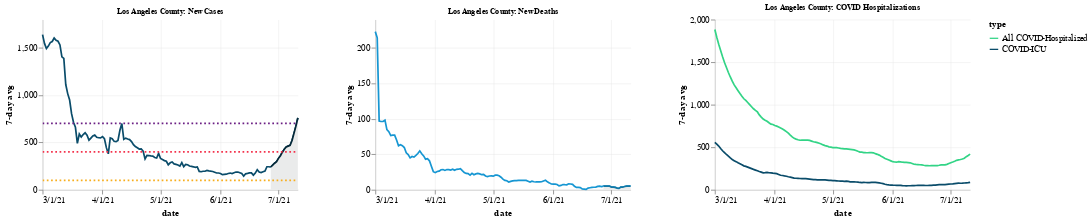
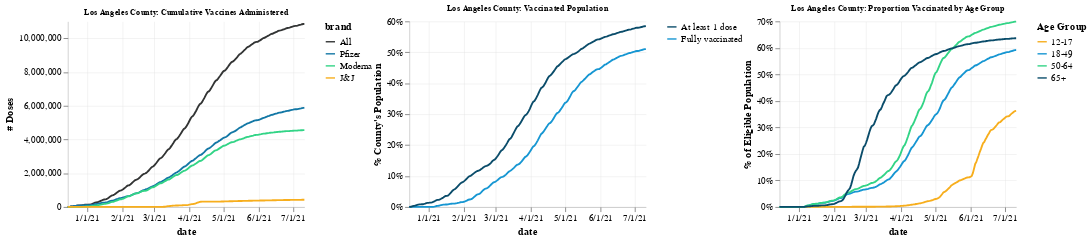
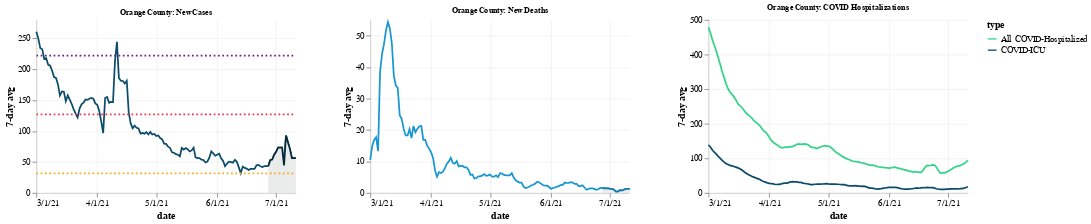
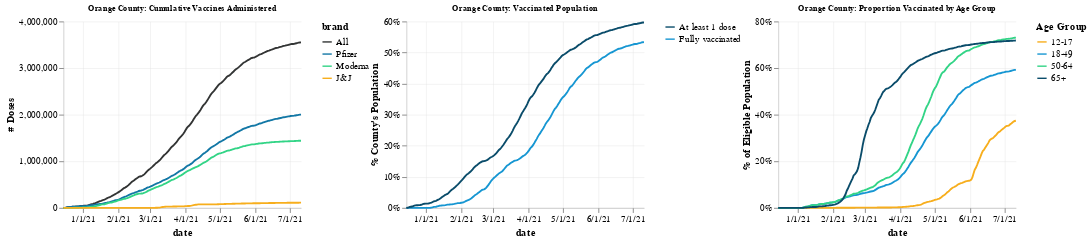

Notebook code cell kept with these figures, in order:
### Markdown cell above
## Counties by Region
<strong>Superior California Region: </strong> [Butte](#Butte), Colusa, 
[El Dorado](#El-Dorado), 
Glenn, 
[Lassen](#Lassen), Modoc, 
[Nevada](#Nevada), 
[Placer](#Placer), Plumas, 
[Sacramento](#Sacramento), 
[Shasta](#Shasta), Sierra, Siskiyou, 
[Sutter](#Sutter), 
[Tehama](#Tehama), 
[Yolo](#Yolo), 
[Yuba](#Yuba)
<br>
<strong>North Coast:</strong> [Del Norte](#Del-Norte), 
[Humboldt](#Humboldt), 
[Lake](#Lake), 
[Mendocino](#Mendocino), 
[Napa](#Napa), 
[Sonoma](#Sonoma), Trinity
<br>
<strong>San Francisco Bay Area:</strong> [Alameda](#Alameda), 
[Contra Costa](#Contra-Costa), 
[Marin](#Marin), 
[San Francisco](#San-Francisco), 
[San Mateo](#San-Mateo), 
[Santa Clara](#Santa-Clara), 
[Solano](#Solano)
<br>
<strong>Northern San Joaquin Valley:</strong> Alpine, Amador, Calaveras, 
[Madera](#Madera), Mariposa, 
[Merced](#Merced), 
Mono, 
[San Joaquin](#San-Joaquin), 
[Stanislaus](#Stanislaus), 
[Tuolumne](#Tuolumne)
<br>
<strong>Central Coast:</strong> [Monterey](#Monterey), 
[San Benito](#San-Benito), 
[San Luis Obispo](#San-Luis-Obispo), 
[Santa Barbara](#Santa-Barbara), 
[Santa Cruz](#Santa-Cruz), 
[Ventura](#Ventura)
<br>
<strong>Southern San Joaquin Valley:</strong> [Fresno](#Fresno), 
Inyo, 
[Kern](#Kern), 
[Kings](#Kings), 
[Tulare](#Tulare)
<br>
<strong>Southern California:</strong> [Los Angeles](#Los-Angeles), 
[Orange](#Orange), 
[Riverside](#Riverside), 
[San Bernardino](#San-Bernardino)
<br>
<strong>San Diego-Imperial:</strong> [Imperial](#Imperial), 
[San Diego](#San-Diego)
<br>
<br>
[**Summary of CA County Severity Map**](#summary)

Note for <i>small values</i>: If the 7-day rolling average of new cases or new deaths is under 10, the 7-day rolling average is listed for the past week, rather than a percent change. Given that it is a rolling average, decimals are possible, and are rounded to 1 decimal place. Similarly for hospitalizations.

### Code cell
#for c in ca_counties:
for c in ["Los Angeles", "Orange"]:
    id_anchor = c.replace(" - ", "-").replace(" ", "-")

    display(HTML(f"<a id={id_anchor}></a>"))
    outbreak_charts, vaccine_charts = plot_charts(jhu, hospitalizations, vaccinations, vaccinations_demog, c)
    outbreak_charts.display()
    vaccine_charts.display()
    display(HTML(
        "<br>"
        "<a href=#counties_by_region>Return to top</a><br>"
    ))

### Figure 1 — Vega-Lite specification as saved in the notebook (floating-point values rounded to 4 significant figures; data arrays with more than 128 entries replaced by an {"elided": "..."} marker saying what was removed)
{"config": {"view": {"continuousWidth": 400, "continuousHeight": 300, "strokeOpacity": 0}, "axis": {"domainOpacity": 0.4, "gridOpacity": 0.4}, "concat": {"spacing": 50}, "title": {"fontSize": 9}}, "hconcat": [{"layer": [{"data": {"name": "data-1156210b250f0a02d7c7a77cb2a3fa0d"}, "mark": {"type": "line", "tooltip": true}, "encoding": {"color": {"value": "#0A4C6A"}, "tooltip": [{"type": "nominal", "field": "county"}, {"type": "temporal", "field": "date", "format": "%-m/%-d/%y"}, {"type": "quantitative", "field": "cases_avg7", "format": ",.2f"}], "x": {"type": "temporal", "axis": {"format": "%-m/%-d/%y"}, "field": "date2", "title": "date"}, "y": {"type": "quantitative", "field": "cases_avg7", "title": "7-day avg"}}}, {"data": {"name": "data-52c1ba4df9db0b59b7c0bacab553e1b4"}, "mark": "area", "encoding": {"color": {"value": "#EAEBEB"}, "x": {"type": "temporal", "axis": {"format": "%-m/%-d/%y"}, "field": "date2", "title": "date"}, "y": {"type": "quantitative", "field": "cases_avg7", "title": "7-day avg"}}}, {"data": {"name": "data-52c1ba4df9db0b59b7c0bacab553e1b4"}, "mark": "line", "encoding": {"color": {"value": "#052838"}, "x": {"type": "temporal", "axis": {"format": "%-m/%-d/%y"}, "field": "date2", "title": "date"}, "y": {"type": "quantitative", "field": "cases_avg7", "title": "7-day avg"}}}, {"data": {"name": "data-1156210b250f0a02d7c7a77cb2a3fa0d"}, "mark": {"type": "line", "clip": true, "strokeDash": [2, 3], "tooltip": true}, "encoding": {"color": {"value": "#F7AE1D"}, "tooltip": {"type": "quantitative", "field": "tier1_case_cutoff", "format": ",.2f"}, "x": {"type": "temporal", "axis": {"format": "%-m/%-d/%y"}, "field": "date2", "title": "date"}, "y": {"type": "quantitative", "field": "tier1_case_cutoff"}}}, {"data": {"name": "data-1156210b250f0a02d7c7a77cb2a3fa0d"}, "mark": {"type": "line", "clip": true, "strokeDash": [2, 3], "tooltip": true}, "encoding": {"color": {"value": "#F3324C"}, "tooltip": {"type": "quantitative", "field": "tier2_case_cutoff", "format": ",.2f"}, "x": {"type": "temporal", "axis": {"format": "%-m/%-d/%y"}, "field": "date2", "title": "date"}, "y": {"type": "quantitative", "field": "tier2_case_cutoff"}}}, {"data": {"name": "data-1156210b250f0a02d7c7a77cb2a3fa0d"}, "mark": {"type": "line", "clip": true, "strokeDash": [2, 3], "tooltip": true}, "encoding": {"color": {"value": "#6B1F84"}, "tooltip": {"type": "quantitative", "field": "tier3_case_cutoff", "format": ",.2f"}, "x": {"type": "temporal", "axis": {"format": "%-m/%-d/%y"}, "field": "date2", "title": "date"}, "y": {"type": "quantitative", "field": "tier3_case_cutoff"}}}], "height": 200, "title": "Los Angeles County: New Cases", "width": 300}, {"layer": [{"data": {"name": "data-1156210b250f0a02d7c7a77cb2a3fa0d"}, "mark": {"type": "line", "tooltip": true}, "encoding": {"color": {"value": "#1696D2"}, "tooltip": [{"type": "nominal", "field": "county"}, {"type": "temporal", "field": "date", "format": "%-m/%-d/%y"}, {"type": "quantitative", "field": "deaths_avg7", "format": ",.2f"}], "x": {"type": "temporal", "axis": {"format": "%-m/%-d/%y"}, "field": "date2", "title": "date"}, "y": {"type": "quantitative", "field": "deaths_avg7", "title": "7-day avg"}}}, {"data": {"name": "data-52c1ba4df9db0b59b7c0bacab553e1b4"}, "mark": "area", "encoding": {"color": {"value": "#EAEBEB"}, "x": {"type": "temporal", "axis": {"format": "%-m/%-d/%y"}, "field": "date2", "title": "date"}, "y": {"type": "quantitative", "field": "deaths_avg7", "title": "7-day avg"}}}, {"data": {"name": "data-52c1ba4df9db0b59b7c0bacab553e1b4"}, "mark": "line", "encoding": {"color": {"value": "#1277A5"}, "x": {"type": "temporal", "axis": {"format": "%-m/%-d/%y"}, "field": "date2", "title": "date"}, "y": {"type": "quantitative", "field": "deaths_avg7", "title": "7-day avg"}}}], "height": 200, "title": "Los Angeles County: New Deaths", "width": 300}, {"data": {"name": "data-8813b0a6e305c3b11d63c01605366b56"}, "mark": {"type": "line", "tooltip": true}, "encoding": {"color": {"type": "nominal", "field": "type", "scale": {"domain": ["All COVID-Hospitalized", "COVID-ICU"], "range": ["#32D486", "#0A4C6A"]}}, "tooltip": [{"type": "nominal", "field": "county"}, {"type": "nominal", "field": "type"}, {"type": "temporal", "field": "date2", "format": "%-m/%-d/%y"}, {"type": "quantitative", "field": "num", "format": ",.2f"}], "x": {"type": "temporal", "axis": {"format": "%-m/%-d/%y"}, "field": "date2", "title": "date"}, "y": {"type": "quantitative", "field": "num", "title": "7-day avg"}}, "height": 200, "title": "Los Angeles County: COVID Hospitalizations", "width": 300}], "$schema": "https://vega.github.io/schema/vega-lite/v4.8.1.json", "datasets": {"data-1156210b250f0a02d7c7a77cb2a3fa0d": {"elided": "132 records"}, "data-52c1ba4df9db0b59b7c0bacab553e1b4": [{"county": "Los Angeles", "state": "California", "state_abbrev": "CA", "fips": "06037", "Lat": 34.31, "Lon": -118.2, "cases": 1249304, "deaths": 24490, "new_cases": 239, "new_deaths": 7, "county_pop": 10040000.0, "cases_avg7": 240.9, "deaths_avg7": 5.143, "date2": "2021-06-27T00:00:00", "tier1_case_cutoff": 100.4, "tier2_case_cutoff": 401.6, "tier3_case_cutoff": 702.7, "doubling_time": 3329.0}, {"county": "Los Angeles", "state": "California", "state_abbrev": "CA", "fips": "06037", "Lat": 34.31, "Lon": -118.2, "cases": 1249572, "deaths": 24493, "new_cases": 268, "new_deaths": 3, "county_pop": 10040000.0, "cases_avg7": 261.1, "deaths_avg7": 5.286, "date2": "2021-06-28T00:00:00", "tier1_case_cutoff": 100.4, "tier2_case_cutoff": 401.6, "tier3_case_cutoff": 702.7, "doubling_time": 3123.0}, {"county": "Los Angeles", "state": "California", "state_abbrev": "CA", "fips": "06037", "Lat": 34.31, "Lon": -118.2, "cases": 1249875, "deaths": 24496, "new_cases": 303, "new_deaths": 3, "county_pop": 10040000.0, "cases_avg7": 280.9, "deaths_avg7": 5.286, "date2": "2021-06-29T00:00:00", "tier1_case_cutoff": 100.4, "tier2_case_cutoff": 401.6, "tier3_case_cutoff": 702.7, "doubling_time": 3031.0}, {"county": "Los Angeles", "state": "California", "state_abbrev": "CA", "fips": "06037", "Lat": 34.31, "Lon": -118.2, "cases": 1250240, "deaths": 24498, "new_cases": 365, "new_deaths": 2, "county_pop": 10040000.0, "cases_avg7": 297.0, "deaths_avg7": 5.286, "date2": "2021-06-30T00:00:00", "tier1_case_cutoff": 100.4, "tier2_case_cutoff": 401.6, "tier3_case_cutoff": 702.7, "doubling_time": 2847.0}, {"county": "Los Angeles", "state": "California", "state_abbrev": "CA", "fips": "06037", "Lat": 34.31, "Lon": -118.2, "cases": 1250740, "deaths": 24499, "new_cases": 500, "new_deaths": 1, "county_pop": 10040000.0, "cases_avg7": 332.1, "deaths_avg7": 3.857, "date2": "2021-07-01T00:00:00", "tier1_case_cutoff": 100.4, "tier2_case_cutoff": 401.6, "tier3_case_cutoff": 702.7, "doubling_time": 2595.0}, {"county": "Los Angeles", "state": "California", "state_abbrev": "CA", "fips": "06037", "Lat": 34.31, "Lon": -118.2, "cases": 1251259, "deaths": 24506, "new_cases": 519, "new_deaths": 7, "county_pop": 10040000.0, "cases_avg7": 360.3, "deaths_avg7": 3.714, "date2": "2021-07-02T00:00:00", "tier1_case_cutoff": 100.4, "tier2_case_cutoff": 401.6, "tier3_case_cutoff": 702.7, "doubling_time": 2370.0}, {"county": "Los Angeles", "state": "California", "state_abbrev": "CA", "fips": "06037", "Lat": 34.31, "Lon": -118.2, "cases": 1251848, "deaths": 24506, "new_cases": 589, "new_deaths": 0, "county_pop": 10040000.0, "cases_avg7": 397.6, "deaths_avg7": 3.286, "date2": "2021-07-03T00:00:00", "tier1_case_cutoff": 100.4, "tier2_case_cutoff": 401.6, "tier3_case_cutoff": 702.7, "doubling_time": 2044.0}, {"county": "Los Angeles", "state": "California", "state_abbrev": "CA", "fips": "06037", "Lat": 34.31, "Lon": -118.2, "cases": 1252303, "deaths": 24506, "new_cases": 455, "new_deaths": 0, "county_pop": 10040000.0, "cases_avg7": 428.4, "deaths_avg7": 2.286, "date2": "2021-07-04T00:00:00", "tier1_case_cutoff": 100.4, "tier2_case_cutoff": 401.6, "tier3_case_cutoff": 702.7, "doubling_time": 1905.0}, {"county": "Los Angeles", "state": "California", "state_abbrev": "CA", "fips": "06037", "Lat": 34.31, "Lon": -118.2, "cases": 1252739, "deaths": 24506, "new_cases": 436, "new_deaths": 0, "county_pop": 10040000.0, "cases_avg7": 452.4, "deaths_avg7": 1.857, "date2": "2021-07-05T00:00:00", "tier1_case_cutoff": 100.4, "tier2_case_cutoff": 401.6, "tier3_case_cutoff": 702.7, "doubling_time": 1817.0}, {"county": "Los Angeles", "state": "California", "state_abbrev": "CA", "fips": "06037", "Lat": 34.31, "Lon": -118.2, "cases": 1253106, "deaths": 24522, "new_cases": 367, "new_deaths": 16, "county_pop": 10040000.0, "cases_avg7": 461.6, "deaths_avg7": 3.714, "date2": "2021-07-06T00:00:00", "tier1_case_cutoff": 100.4, "tier2_case_cutoff": 401.6, "tier3_case_cutoff": 702.7, "doubling_time": 1816.0}, {"county": "Los Angeles", "state": "California", "state_abbrev": "CA", "fips": "06037", "Lat": 34.31, "Lon": -118.2, "cases": 1253536, "deaths": 24525, "new_cases": 430, "new_deaths": 3, "county_pop": 10040000.0, "cases_avg7": 470.9, "deaths_avg7": 3.857, "date2": "2021-07-07T00:00:00", "tier1_case_cutoff": 100.4, "tier2_case_cutoff": 401.6, "tier3_case_cutoff": 702.7, "doubling_time": 1862.0}, {"county": "Los Angeles", "state": "California", "state_abbrev": "CA", "fips": "06037", "Lat": 34.31, "Lon": -118.2, "cases": 1254386, "deaths": 24531, "new_cases": 850, "new_deaths": 6, "county_pop": 10040000.0, "cases_avg7": 520.9, "deaths_avg7": 4.571, "date2": "2021-07-08T00:00:00", "tier1_case_cutoff": 100.4, "tier2_case_cutoff": 401.6, "tier3_case_cutoff": 702.7, "doubling_time": 1666.0}, {"county": "Los Angeles", "state": "California", "state_abbrev": "CA", "fips": "06037", "Lat": 34.31, "Lon": -118.2, "cases": 1255434, "deaths": 24542, "new_cases": 1048, "new_deaths": 11, "county_pop": 10040000.0, "cases_avg7": 596.4, "deaths_avg7": 5.143, "date2": "2021-07-09T00:00:00", "tier1_case_cutoff": 100.4, "tier2_case_cutoff": 401.6, "tier3_case_cutoff": 702.7, "doubling_time": 1454.0}, {"county": "Los Angeles", "state": "California", "state_abbrev": "CA", "fips": "06037", "Lat": 34.31, "Lon": -118.2, "cases": 1256557, "deaths": 24542, "new_cases": 1123, "new_deaths": 0, "county_pop": 10040000.0, "cases_avg7": 672.7, "deaths_avg7": 5.143, "date2": "2021-07-10T00:00:00", "tier1_case_cutoff": 100.4, "tier2_case_cutoff": 401.6, "tier3_case_cutoff": 702.7, "doubling_time": 1226.0}, {"county": "Los Angeles", "state": "California", "state_abbrev": "CA", "fips": "06037", "Lat": 34.31, "Lon": -118.2, "cases": 1257628, "deaths": 24542, "new_cases": 1071, "new_deaths": 0, "county_pop": 10040000.0, "cases_avg7": 760.7, "deaths_avg7": 5.143, "date2": "2021-07-11T00:00:00", "tier1_case_cutoff": 100.4, "tier2_case_cutoff": 401.6, "tier3_case_cutoff": 702.7, "doubling_time": 1068.0}], "data-8813b0a6e305c3b11d63c01605366b56": {"elided": "266 records"}}}

### Figure 2 — Vega-Lite specification as saved in the notebook (floating-point values rounded to 4 significant figures; data arrays with more than 128 entries replaced by an {"elided": "..."} marker saying what was removed)
{"config": {"view": {"continuousWidth": 400, "continuousHeight": 300, "strokeOpacity": 0}, "axis": {"domainOpacity": 0.4, "gridOpacity": 0.4}, "concat": {"spacing": 0}, "title": {"fontSize": 9}}, "hconcat": [{"data": {"name": "data-548792aeda02d98032346b266de6fecb"}, "mark": {"type": "line", "tooltip": true}, "encoding": {"color": {"type": "nominal", "field": "brand", "scale": {"domain": ["All", "Pfizer", "Moderna", "J&J"], "range": ["#323434", "#1277A5", "#32D486", "#F7AE1D"]}}, "tooltip": [{"type": "nominal", "field": "county"}, {"type": "nominal", "field": "brand"}, {"type": "temporal", "field": "date", "format": "%-m/%-d/%y"}, {"type": "quantitative", "field": "value", "format": ","}], "x": {"type": "temporal", "axis": {"format": "%-m/%-d/%y"}, "field": "date", "title": "date"}, "y": {"type": "quantitative", "field": "value", "title": "# Doses"}}, "height": 200, "title": "Los Angeles County: Cumulative Vaccines Administered", "width": 255.0}, {"data": {"name": "data-7724405b88252aa0f8957fee9085a981"}, "mark": {"type": "line", "tooltip": true}, "encoding": {"color": {"type": "nominal", "field": "legend_value", "legend": {"title": ""}, "scale": {"domain": ["At least 1 dose", "Fully vaccinated"], "range": ["#0A4C6A", "#1696D2"]}}, "tooltip": [{"type": "nominal", "field": "county"}, {"type": "nominal", "field": "legend_value"}, {"type": "temporal", "field": "date", "format": "%-m/%-d/%y"}, {"type": "quantitative", "field": "proportion", "format": ".2f"}], "x": {"type": "temporal", "axis": {"format": "%-m/%-d/%y"}, "field": "date", "title": "date"}, "y": {"type": "quantitative", "axis": {"format": "%"}, "field": "proportion", "title": "% County's Population"}}, "height": 200, "title": "Los Angeles County: Vaccinated Population", "width": 255.0}, {"data": {"name": "data-78bc4e0272acd8d54d0390182b51a116"}, "mark": {"type": "line", "tooltip": true}, "encoding": {"color": {"type": "nominal", "field": "demographic_value", "legend": {"title": "Age Group"}, "scale": {"domain": ["12-17", "18-49", "50-64", "65+"], "range": ["#F7AE1D", "#1696D2", "#32D486", "#0A4C6A"]}}, "tooltip": [{"type": "nominal", "field": "county"}, {"type": "nominal", "field": "demographic_value"}, {"type": "temporal", "field": "date", "format": "%-m/%-d/%y"}, {"type": "quantitative", "field": "proportion", "format": ".2f"}], "x": {"type": "temporal", "axis": {"format": "%-m/%-d/%y"}, "field": "date", "title": "date"}, "y": {"type": "quantitative", "axis": {"format": "%"}, "field": "proportion", "title": "% of Eligible Population"}}, "height": 200, "title": "Los Angeles County: Proportion Vaccinated by Age Group", "width": 255.0}], "resolve": {"scale": {"color": "independent"}}, "$schema": "https://vega.github.io/schema/vega-lite/v4.8.1.json", "datasets": {"data-548792aeda02d98032346b266de6fecb": {"elided": "836 records"}, "data-7724405b88252aa0f8957fee9085a981": {"elided": "418 records"}, "data-78bc4e0272acd8d54d0390182b51a116": {"elided": "836 records"}}}

### Figure 3 — Vega-Lite specification as saved in the notebook (floating-point values rounded to 4 significant figures; data arrays with more than 128 entries replaced by an {"elided": "..."} marker saying what was removed)
{"config": {"view": {"continuousWidth": 400, "continuousHeight": 300, "strokeOpacity": 0}, "axis": {"domainOpacity": 0.4, "gridOpacity": 0.4}, "concat": {"spacing": 50}, "title": {"fontSize": 9}}, "hconcat": [{"layer": [{"data": {"name": "data-8a3fc3f4dcf82b8c9f8d44eaab86f56e"}, "mark": {"type": "line", "tooltip": true}, "encoding": {"color": {"value": "#0A4C6A"}, "tooltip": [{"type": "nominal", "field": "county"}, {"type": "temporal", "field": "date", "format": "%-m/%-d/%y"}, {"type": "quantitative", "field": "cases_avg7", "format": ",.2f"}], "x": {"type": "temporal", "axis": {"format": "%-m/%-d/%y"}, "field": "date2", "title": "date"}, "y": {"type": "quantitative", "field": "cases_avg7", "title": "7-day avg"}}}, {"data": {"name": "data-c3d5dc646af207c7bddb86a6b205a28f"}, "mark": "area", "encoding": {"color": {"value": "#EAEBEB"}, "x": {"type": "temporal", "axis": {"format": "%-m/%-d/%y"}, "field": "date2", "title": "date"}, "y": {"type": "quantitative", "field": "cases_avg7", "title": "7-day avg"}}}, {"data": {"name": "data-c3d5dc646af207c7bddb86a6b205a28f"}, "mark": "line", "encoding": {"color": {"value": "#052838"}, "x": {"type": "temporal", "axis": {"format": "%-m/%-d/%y"}, "field": "date2", "title": "date"}, "y": {"type": "quantitative", "field": "cases_avg7", "title": "7-day avg"}}}, {"data": {"name": "data-8a3fc3f4dcf82b8c9f8d44eaab86f56e"}, "mark": {"type": "line", "clip": true, "strokeDash": [2, 3], "tooltip": true}, "encoding": {"color": {"value": "#F7AE1D"}, "tooltip": {"type": "quantitative", "field": "tier1_case_cutoff", "format": ",.2f"}, "x": {"type": "temporal", "axis": {"format": "%-m/%-d/%y"}, "field": "date2", "title": "date"}, "y": {"type": "quantitative", "field": "tier1_case_cutoff"}}}, {"data": {"name": "data-8a3fc3f4dcf82b8c9f8d44eaab86f56e"}, "mark": {"type": "line", "clip": true, "strokeDash": [2, 3], "tooltip": true}, "encoding": {"color": {"value": "#F3324C"}, "tooltip": {"type": "quantitative", "field": "tier2_case_cutoff", "format": ",.2f"}, "x": {"type": "temporal", "axis": {"format": "%-m/%-d/%y"}, "field": "date2", "title": "date"}, "y": {"type": "quantitative", "field": "tier2_case_cutoff"}}}, {"data": {"name": "data-8a3fc3f4dcf82b8c9f8d44eaab86f56e"}, "mark": {"type": "line", "clip": true, "strokeDash": [2, 3], "tooltip": true}, "encoding": {"color": {"value": "#6B1F84"}, "tooltip": {"type": "quantitative", "field": "tier3_case_cutoff", "format": ",.2f"}, "x": {"type": "temporal", "axis": {"format": "%-m/%-d/%y"}, "field": "date2", "title": "date"}, "y": {"type": "quantitative", "field": "tier3_case_cutoff"}}}], "height": 200, "title": "Orange County: New Cases", "width": 300}, {"layer": [{"data": {"name": "data-8a3fc3f4dcf82b8c9f8d44eaab86f56e"}, "mark": {"type": "line", "tooltip": true}, "encoding": {"color": {"value": "#1696D2"}, "tooltip": [{"type": "nominal", "field": "county"}, {"type": "temporal", "field": "date", "format": "%-m/%-d/%y"}, {"type": "quantitative", "field": "deaths_avg7", "format": ",.2f"}], "x": {"type": "temporal", "axis": {"format": "%-m/%-d/%y"}, "field": "date2", "title": "date"}, "y": {"type": "quantitative", "field": "deaths_avg7", "title": "7-day avg"}}}, {"data": {"name": "data-c3d5dc646af207c7bddb86a6b205a28f"}, "mark": "area", "encoding": {"color": {"value": "#EAEBEB"}, "x": {"type": "temporal", "axis": {"format": "%-m/%-d/%y"}, "field": "date2", "title": "date"}, "y": {"type": "quantitative", "field": "deaths_avg7", "title": "7-day avg"}}}, {"data": {"name": "data-c3d5dc646af207c7bddb86a6b205a28f"}, "mark": "line", "encoding": {"color": {"value": "#1277A5"}, "x": {"type": "temporal", "axis": {"format": "%-m/%-d/%y"}, "field": "date2", "title": "date"}, "y": {"type": "quantitative", "field": "deaths_avg7", "title": "7-day avg"}}}], "height": 200, "title": "Orange County: New Deaths", "width": 300}, {"data": {"name": "data-a418b9e9ec39eeae6f81d6cde4963244"}, "mark": {"type": "line", "tooltip": true}, "encoding": {"color": {"type": "nominal", "field": "type", "scale": {"domain": ["All COVID-Hospitalized", "COVID-ICU"], "range": ["#32D486", "#0A4C6A"]}}, "tooltip": [{"type": "nominal", "field": "county"}, {"type": "nominal", "field": "type"}, {"type": "temporal", "field": "date2", "format": "%-m/%-d/%y"}, {"type": "quantitative", "field": "num", "format": ",.2f"}], "x": {"type": "temporal", "axis": {"format": "%-m/%-d/%y"}, "field": "date2", "title": "date"}, "y": {"type": "quantitative", "field": "num", "title": "7-day avg"}}, "height": 200, "title": "Orange County: COVID Hospitalizations", "width": 300}], "$schema": "https://vega.github.io/schema/vega-lite/v4.8.1.json", "datasets": {"data-8a3fc3f4dcf82b8c9f8d44eaab86f56e": {"elided": "133 records"}, "data-c3d5dc646af207c7bddb86a6b205a28f": [{"county": "Orange", "state": "California", "state_abbrev": "CA", "fips": "06059", "Lat": 33.7, "Lon": -117.8, "cases": 273225, "deaths": 5123, "new_cases": 0, "new_deaths": 4, "county_pop": 3176000.0, "cases_avg7": 43.29, "deaths_avg7": 1.571, "date2": "2021-06-27T00:00:00", "tier1_case_cutoff": 31.76, "tier2_case_cutoff": 127.0, "tier3_case_cutoff": 222.3, "doubling_time": 6762.0}, {"county": "Orange", "state": "California", "state_abbrev": "CA", "fips": "06059", "Lat": 33.7, "Lon": -117.8, "cases": 273427, "deaths": 5123, "new_cases": 202, "new_deaths": 0, "county_pop": 3176000.0, "cases_avg7": 52.86, "deaths_avg7": 1.429, "date2": "2021-06-28T00:00:00", "tier1_case_cutoff": 31.76, "tier2_case_cutoff": 127.0, "tier3_case_cutoff": 222.3, "doubling_time": 3529.0}, {"county": "Orange", "state": "California", "state_abbrev": "CA", "fips": "06059", "Lat": 33.7, "Lon": -117.8, "cases": 273482, "deaths": 5123, "new_cases": 55, "new_deaths": 0, "county_pop": 3176000.0, "cases_avg7": 53.86, "deaths_avg7": 1.429, "date2": "2021-06-29T00:00:00", "tier1_case_cutoff": 31.76, "tier2_case_cutoff": 127.0, "tier3_case_cutoff": 222.3, "doubling_time": 3211.0}, {"county": "Orange", "state": "California", "state_abbrev": "CA", "fips": "06059", "Lat": 33.7, "Lon": -117.8, "cases": 273561, "deaths": 5124, "new_cases": 79, "new_deaths": 1, "county_pop": 3176000.0, "cases_avg7": 61.86, "deaths_avg7": 1.429, "date2": "2021-06-30T00:00:00", "tier1_case_cutoff": 31.76, "tier2_case_cutoff": 127.0, "tier3_case_cutoff": 222.3, "doubling_time": 2908.0}, {"county": "Orange", "state": "California", "state_abbrev": "CA", "fips": "06059", "Lat": 33.7, "Lon": -117.8, "cases": 273636, "deaths": 5125, "new_cases": 75, "new_deaths": 1, "county_pop": 3176000.0, "cases_avg7": 66.57, "deaths_avg7": 1.286, "date2": "2021-07-01T00:00:00", "tier1_case_cutoff": 31.76, "tier2_case_cutoff": 127.0, "tier3_case_cutoff": 222.3, "doubling_time": 2767.0}, {"county": "Orange", "state": "California", "state_abbrev": "CA", "fips": "06059", "Lat": 33.7, "Lon": -117.8, "cases": 273738, "deaths": 5126, "new_cases": 102, "new_deaths": 1, "county_pop": 3176000.0, "cases_avg7": 73.29, "deaths_avg7": 1.286, "date2": "2021-07-02T00:00:00", "tier1_case_cutoff": 31.76, "tier2_case_cutoff": 127.0, "tier3_case_cutoff": 222.3, "doubling_time": 2217.0}, {"county": "Orange", "state": "California", "state_abbrev": "CA", "fips": "06059", "Lat": 33.7, "Lon": -117.8, "cases": 273738, "deaths": 5126, "new_cases": 0, "new_deaths": 0, "county_pop": 3176000.0, "cases_avg7": 73.29, "deaths_avg7": 1.0, "date2": "2021-07-03T00:00:00", "tier1_case_cutoff": 31.76, "tier2_case_cutoff": 127.0, "tier3_case_cutoff": 222.3, "doubling_time": 2217.0}, {"county": "Orange", "state": "California", "state_abbrev": "CA", "fips": "06059", "Lat": 33.7, "Lon": -117.8, "cases": 273738, "deaths": 5126, "new_cases": 0, "new_deaths": 0, "county_pop": 3176000.0, "cases_avg7": 73.29, "deaths_avg7": 0.4286, "date2": "2021-07-04T00:00:00", "tier1_case_cutoff": 31.76, "tier2_case_cutoff": 127.0, "tier3_case_cutoff": 222.3, "doubling_time": 3659.0}, {"county": "Orange", "state": "California", "state_abbrev": "CA", "fips": "06059", "Lat": 33.7, "Lon": -117.8, "cases": 273738, "deaths": 5126, "new_cases": 0, "new_deaths": 0, "county_pop": 3176000.0, "cases_avg7": 44.43, "deaths_avg7": 0.4286, "date2": "2021-07-05T00:00:00", "tier1_case_cutoff": 31.76, "tier2_case_cutoff": 127.0, "tier3_case_cutoff": 222.3, "doubling_time": 4445.0}, {"county": "Orange", "state": "California", "state_abbrev": "CA", "fips": "06059", "Lat": 33.7, "Lon": -117.8, "cases": 274132, "deaths": 5129, "new_cases": 394, "new_deaths": 3, "county_pop": 3176000.0, "cases_avg7": 92.86, "deaths_avg7": 0.8571, "date2": "2021-07-06T00:00:00", "tier1_case_cutoff": 31.76, "tier2_case_cutoff": 127.0, "tier3_case_cutoff": 222.3, "doubling_time": 1995.0}, {"county": "Orange", "state": "California", "state_abbrev": "CA", "fips": "06059", "Lat": 33.7, "Lon": -117.8, "cases": 274132, "deaths": 5129, "new_cases": 0, "new_deaths": 0, "county_pop": 3176000.0, "cases_avg7": 81.57, "deaths_avg7": 0.7143, "date2": "2021-07-07T00:00:00", "tier1_case_cutoff": 31.76, "tier2_case_cutoff": 127.0, "tier3_case_cutoff": 222.3, "doubling_time": 2296.0}, {"county": "Orange", "state": "California", "state_abbrev": "CA", "fips": "06059", "Lat": 33.7, "Lon": -117.8, "cases": 274132, "deaths": 5132, "new_cases": 0, "new_deaths": 3, "county_pop": 3176000.0, "cases_avg7": 70.86, "deaths_avg7": 1.0, "date2": "2021-07-08T00:00:00", "tier1_case_cutoff": 31.76, "tier2_case_cutoff": 127.0, "tier3_case_cutoff": 222.3, "doubling_time": 2892.0}, {"county": "Orange", "state": "California", "state_abbrev": "CA", "fips": "06059", "Lat": 33.7, "Lon": -117.8, "cases": 274132, "deaths": 5135, "new_cases": 0, "new_deaths": 3, "county_pop": 3176000.0, "cases_avg7": 56.29, "deaths_avg7": 1.286, "date2": "2021-07-09T00:00:00", "tier1_case_cutoff": 31.76, "tier2_case_cutoff": 127.0, "tier3_case_cutoff": 222.3, "doubling_time": 2892.0}, {"county": "Orange", "state": "California", "state_abbrev": "CA", "fips": "06059", "Lat": 33.7, "Lon": -117.8, "cases": 274132, "deaths": 5135, "new_cases": 0, "new_deaths": 0, "county_pop": 3176000.0, "cases_avg7": 56.29, "deaths_avg7": 1.286, "date2": "2021-07-10T00:00:00", "tier1_case_cutoff": 31.76, "tier2_case_cutoff": 127.0, "tier3_case_cutoff": 222.3, "doubling_time": 2892.0}, {"county": "Orange", "state": "California", "state_abbrev": "CA", "fips": "06059", "Lat": 33.7, "Lon": -117.8, "cases": 274132, "deaths": 5135, "new_cases": 0, "new_deaths": 0, "county_pop": 3176000.0, "cases_avg7": 56.29, "deaths_avg7": 1.286, "date2": "2021-07-11T00:00:00", "tier1_case_cutoff": 31.76, "tier2_case_cutoff": 127.0, "tier3_case_cutoff": 222.3, "doubling_time": 2892.0}], "data-a418b9e9ec39eeae6f81d6cde4963244": {"elided": "266 records"}}}

### Figure 4 — Vega-Lite specification as saved in the notebook (floating-point values rounded to 4 significant figures; data arrays with more than 128 entries replaced by an {"elided": "..."} marker saying what was removed)
{"config": {"view": {"continuousWidth": 400, "continuousHeight": 300, "strokeOpacity": 0}, "axis": {"domainOpacity": 0.4, "gridOpacity": 0.4}, "concat": {"spacing": 0}, "title": {"fontSize": 9}}, "hconcat": [{"data": {"name": "data-ca75e59105f4c9f0a4a2ce0b549cd0a7"}, "mark": {"type": "line", "tooltip": true}, "encoding": {"color": {"type": "nominal", "field": "brand", "scale": {"domain": ["All", "Pfizer", "Moderna", "J&J"], "range": ["#323434", "#1277A5", "#32D486", "#F7AE1D"]}}, "tooltip": [{"type": "nominal", "field": "county"}, {"type": "nominal", "field": "brand"}, {"type": "temporal", "field": "date", "format": "%-m/%-d/%y"}, {"type": "quantitative", "field": "value", "format": ","}], "x": {"type": "temporal", "axis": {"format": "%-m/%-d/%y"}, "field": "date", "title": "date"}, "y": {"type": "quantitative", "field": "value", "title": "# Doses"}}, "height": 200, "title": "Orange County: Cumulative Vaccines Administered", "width": 255.0}, {"data": {"name": "data-43ca283c29f9333935203125ed626d57"}, "mark": {"type": "line", "tooltip": true}, "encoding": {"color": {"type": "nominal", "field": "legend_value", "legend": {"title": ""}, "scale": {"domain": ["At least 1 dose", "Fully vaccinated"], "range": ["#0A4C6A", "#1696D2"]}}, "tooltip": [{"type": "nominal", "field": "county"}, {"type": "nominal", "field": "legend_value"}, {"type": "temporal", "field": "date", "format": "%-m/%-d/%y"}, {"type": "quantitative", "field": "proportion", "format": ".2f"}], "x": {"type": "temporal", "axis": {"format": "%-m/%-d/%y"}, "field": "date", "title": "date"}, "y": {"type": "quantitative", "axis": {"format": "%"}, "field": "proportion", "title": "% County's Population"}}, "height": 200, "title": "Orange County: Vaccinated Population", "width": 255.0}, {"data": {"name": "data-93bb097bc1d33cc0938c9222e5ffdbe5"}, "mark": {"type": "line", "tooltip": true}, "encoding": {"color": {"type": "nominal", "field": "demographic_value", "legend": {"title": "Age Group"}, "scale": {"domain": ["12-17", "18-49", "50-64", "65+"], "range": ["#F7AE1D", "#1696D2", "#32D486", "#0A4C6A"]}}, "tooltip": [{"type": "nominal", "field": "county"}, {"type": "nominal", "field": "demographic_value"}, {"type": "temporal", "field": "date", "format": "%-m/%-d/%y"}, {"type": "quantitative", "field": "proportion", "format": ".2f"}], "x": {"type": "temporal", "axis": {"format": "%-m/%-d/%y"}, "field": "date", "title": "date"}, "y": {"type": "quantitative", "axis": {"format": "%"}, "field": "proportion", "title": "% of Eligible Population"}}, "height": 200, "title": "Orange County: Proportion Vaccinated by Age Group", "width": 255.0}], "resolve": {"scale": {"color": "independent"}}, "$schema": "https://vega.github.io/schema/vega-lite/v4.8.1.json", "datasets": {"data-ca75e59105f4c9f0a4a2ce0b549cd0a7": {"elided": "836 records"}, "data-43ca283c29f9333935203125ed626d57": {"elided": "418 records"}, "data-93bb097bc1d33cc0938c9222e5ffdbe5": {"elided": "836 records"}}}
